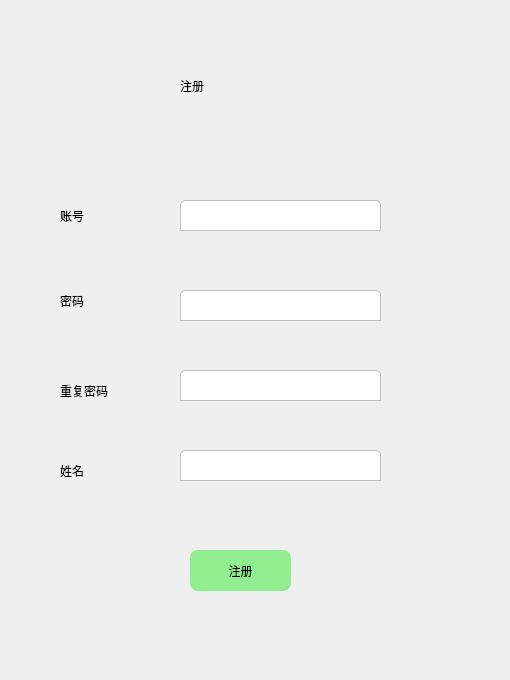
<?xml version="1.0" encoding="UTF-8"?>
<ui version="4.0">
 <class>RegisterWin</class>
 <widget class="QDialog" name="RegisterWin">
  <property name="geometry">
   <rect>
    <x>0</x>
    <y>0</y>
    <width>510</width>
    <height>680</height>
   </rect>
  </property>
  <property name="windowTitle">
   <string>Dialog</string>
  </property>
  <widget class="QLabel" name="label">
   <property name="geometry">
    <rect>
     <x>180</x>
     <y>50</y>
     <width>171</width>
     <height>71</height>
    </rect>
   </property>
   <property name="styleSheet">
    <string notr="true">
font: 32pt &quot;华文行楷&quot;;</string>
   </property>
   <property name="text">
    <string>注册</string>
   </property>
  </widget>
  <widget class="QLabel" name="label_2">
   <property name="geometry">
    <rect>
     <x>60</x>
     <y>200</y>
     <width>91</width>
     <height>31</height>
    </rect>
   </property>
   <property name="styleSheet">
    <string notr="true">font: 25 12pt &quot;微软雅黑 Light&quot;;</string>
   </property>
   <property name="text">
    <string>账号</string>
   </property>
  </widget>
  <widget class="QLabel" name="label_3">
   <property name="geometry">
    <rect>
     <x>60</x>
     <y>290</y>
     <width>71</width>
     <height>21</height>
    </rect>
   </property>
   <property name="styleSheet">
    <string notr="true">font: 25 12pt &quot;微软雅黑 Light&quot;;</string>
   </property>
   <property name="text">
    <string>密码</string>
   </property>
  </widget>
  <widget class="QLabel" name="label_4">
   <property name="geometry">
    <rect>
     <x>60</x>
     <y>380</y>
     <width>91</width>
     <height>21</height>
    </rect>
   </property>
   <property name="styleSheet">
    <string notr="true">font: 25 12pt &quot;微软雅黑 Light&quot;;</string>
   </property>
   <property name="text">
    <string>重复密码</string>
   </property>
  </widget>
  <widget class="QLabel" name="label_5">
   <property name="geometry">
    <rect>
     <x>60</x>
     <y>460</y>
     <width>81</width>
     <height>21</height>
    </rect>
   </property>
   <property name="styleSheet">
    <string notr="true">font: 25 12pt &quot;微软雅黑 Light&quot;;</string>
   </property>
   <property name="text">
    <string>姓名</string>
   </property>
  </widget>
  <widget class="QLineEdit" name="lineEdit">
   <property name="geometry">
    <rect>
     <x>180</x>
     <y>200</y>
     <width>201</width>
     <height>31</height>
    </rect>
   </property>
   <property name="styleSheet">
    <string notr="true">border-top-right-radius:5px;
border-top-left-radius:5px;
border:1 solid #BDC0BA;
height:20px;</string>
   </property>
  </widget>
  <widget class="QLineEdit" name="lineEdit_2">
   <property name="geometry">
    <rect>
     <x>180</x>
     <y>290</y>
     <width>201</width>
     <height>31</height>
    </rect>
   </property>
   <property name="styleSheet">
    <string notr="true">border-top-right-radius:5px;
border-top-left-radius:5px;
border:1 solid #BDC0BA;
height:20px;</string>
   </property>
  </widget>
  <widget class="QLineEdit" name="lineEdit_3">
   <property name="geometry">
    <rect>
     <x>180</x>
     <y>450</y>
     <width>201</width>
     <height>31</height>
    </rect>
   </property>
   <property name="styleSheet">
    <string notr="true">border-top-right-radius:5px;
border-top-left-radius:5px;
border:1 solid #BDC0BA;
height:20px;</string>
   </property>
  </widget>
  <widget class="QLineEdit" name="lineEdit_4">
   <property name="geometry">
    <rect>
     <x>180</x>
     <y>370</y>
     <width>201</width>
     <height>31</height>
    </rect>
   </property>
   <property name="styleSheet">
    <string notr="true">border-top-right-radius:5px;
border-top-left-radius:5px;
border:1 solid #BDC0BA;
height:20px;</string>
   </property>
  </widget>
  <widget class="QPushButton" name="pushButton">
   <property name="geometry">
    <rect>
     <x>190</x>
     <y>550</y>
     <width>101</width>
     <height>41</height>
    </rect>
   </property>
   <property name="styleSheet">
    <string notr="true">
font: 14pt &quot;华文行楷&quot;;
background-color: rgb(144,238,144);
border-radius:8px;
width:71px;
 height:22px;</string>
   </property>
   <property name="text">
    <string>注册</string>
   </property>
  </widget>
 </widget>
 <resources/>
 <connections/>
</ui>
